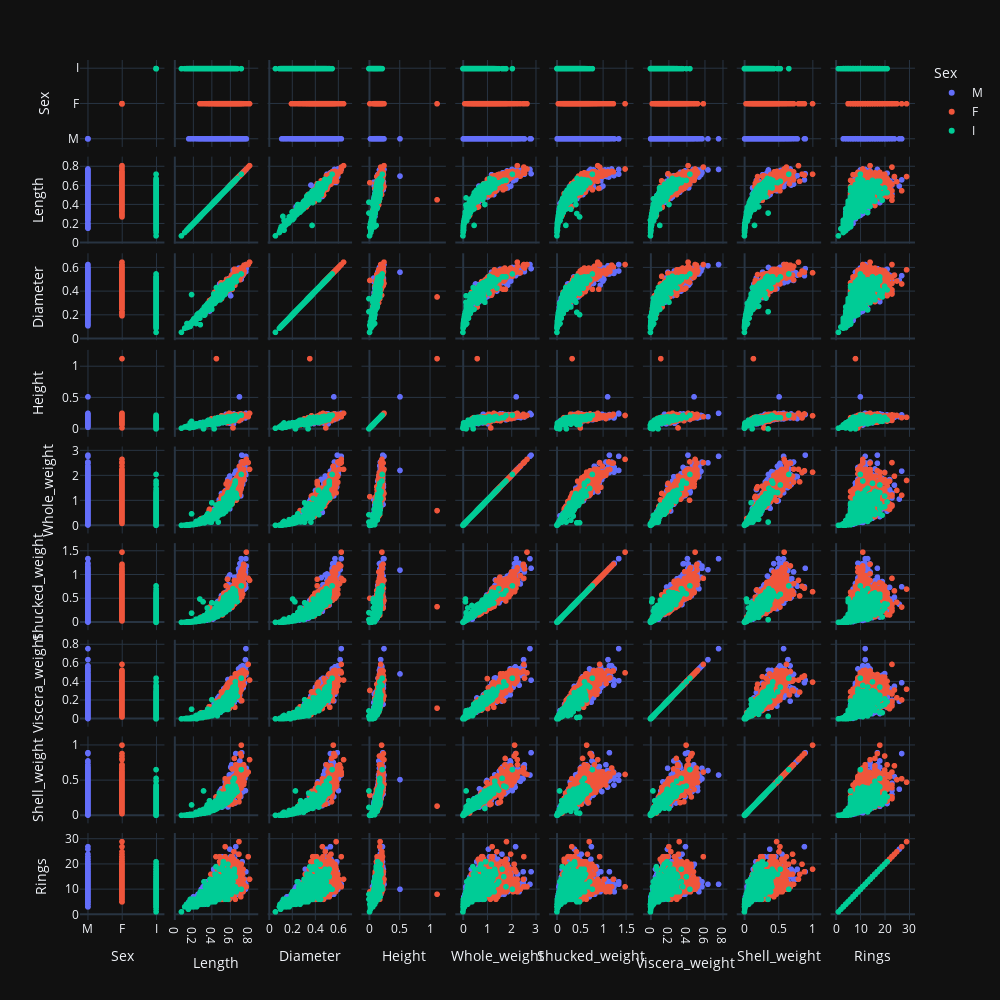

Notebook cell for this chart:
### Code cell
fig = px.scatter_matrix(abalone, width=1000, height=1000, color="Sex")
fig.show()

### Figure 1 — Plotly figure (JSON) as saved in the notebook; plotly's stock layout.template omitted (floating-point values rounded to 4 significant figures; data arrays with more than 128 entries replaced by an {"elided": "..."} marker saying what was removed)
{"data": [{"dimensions": [{"axis": {"matches": true}, "label": "Sex", "values": {"elided": "1528 str values"}}, {"axis": {"matches": true}, "label": "Length", "values": {"elided": "1528 float values"}}, {"axis": {"matches": true}, "label": "Diameter", "values": {"elided": "1528 float values"}}, {"axis": {"matches": true}, "label": "Height", "values": {"elided": "1528 float values"}}, {"axis": {"matches": true}, "label": "Whole_weight", "values": {"elided": "1528 float values"}}, {"axis": {"matches": true}, "label": "Shucked_weight", "values": {"elided": "1528 float values"}}, {"axis": {"matches": true}, "label": "Viscera_weight", "values": {"elided": "1528 float values"}}, {"axis": {"matches": true}, "label": "Shell_weight", "values": {"elided": "1528 float values"}}, {"axis": {"matches": true}, "label": "Rings", "values": {"elided": "1528 int values"}}], "hovertemplate": "Sex=M<br>%{xaxis.title.text}=%{x}<br>%{yaxis.title.text}=%{y}<extra></extra>", "legendgroup": "M", "marker": {"color": "#636efa", "symbol": "circle"}, "name": "M", "showlegend": true, "type": "splom"}, {"dimensions": [{"axis": {"matches": true}, "label": "Sex", "values": {"elided": "1307 str values"}}, {"axis": {"matches": true}, "label": "Length", "values": {"elided": "1307 float values"}}, {"axis": {"matches": true}, "label": "Diameter", "values": {"elided": "1307 float values"}}, {"axis": {"matches": true}, "label": "Height", "values": {"elided": "1307 float values"}}, {"axis": {"matches": true}, "label": "Whole_weight", "values": {"elided": "1307 float values"}}, {"axis": {"matches": true}, "label": "Shucked_weight", "values": {"elided": "1307 float values"}}, {"axis": {"matches": true}, "label": "Viscera_weight", "values": {"elided": "1307 float values"}}, {"axis": {"matches": true}, "label": "Shell_weight", "values": {"elided": "1307 float values"}}, {"axis": {"matches": true}, "label": "Rings", "values": {"elided": "1307 int values"}}], "hovertemplate": "Sex=F<br>%{xaxis.title.text}=%{x}<br>%{yaxis.title.text}=%{y}<extra></extra>", "legendgroup": "F", "marker": {"color": "#EF553B", "symbol": "circle"}, "name": "F", "showlegend": true, "type": "splom"}, {"dimensions": [{"axis": {"matches": true}, "label": "Sex", "values": {"elided": "1342 str values"}}, {"axis": {"matches": true}, "label": "Length", "values": {"elided": "1342 float values"}}, {"axis": {"matches": true}, "label": "Diameter", "values": {"elided": "1342 float values"}}, {"axis": {"matches": true}, "label": "Height", "values": {"elided": "1342 float values"}}, {"axis": {"matches": true}, "label": "Whole_weight", "values": {"elided": "1342 float values"}}, {"axis": {"matches": true}, "label": "Shucked_weight", "values": {"elided": "1342 float values"}}, {"axis": {"matches": true}, "label": "Viscera_weight", "values": {"elided": "1342 float values"}}, {"axis": {"matches": true}, "label": "Shell_weight", "values": {"elided": "1342 float values"}}, {"axis": {"matches": true}, "label": "Rings", "values": {"elided": "1342 int values"}}], "hovertemplate": "Sex=I<br>%{xaxis.title.text}=%{x}<br>%{yaxis.title.text}=%{y}<extra></extra>", "legendgroup": "I", "marker": {"color": "#00cc96", "symbol": "circle"}, "name": "I", "showlegend": true, "type": "splom"}], "layout": {"legend": {"title": {"text": "Sex"}, "tracegroupgap": 0}, "margin": {"t": 60}, "dragmode": "select", "height": 1000, "width": 1000}}
